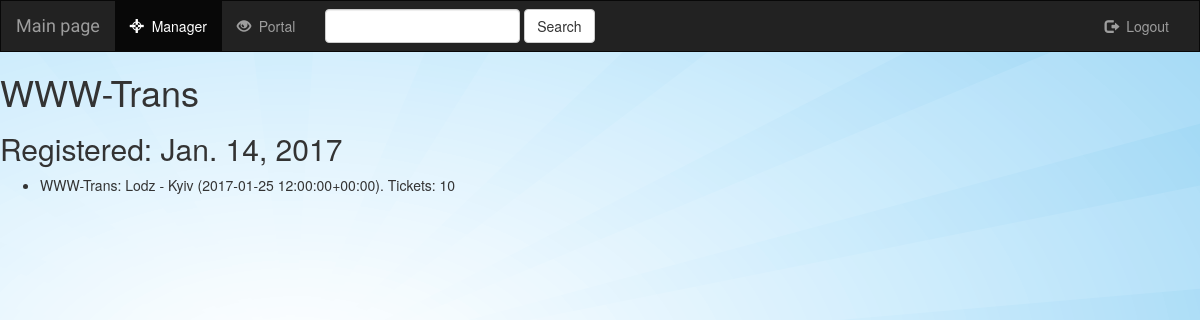
The app's page /manager/carriers/1/, older data.
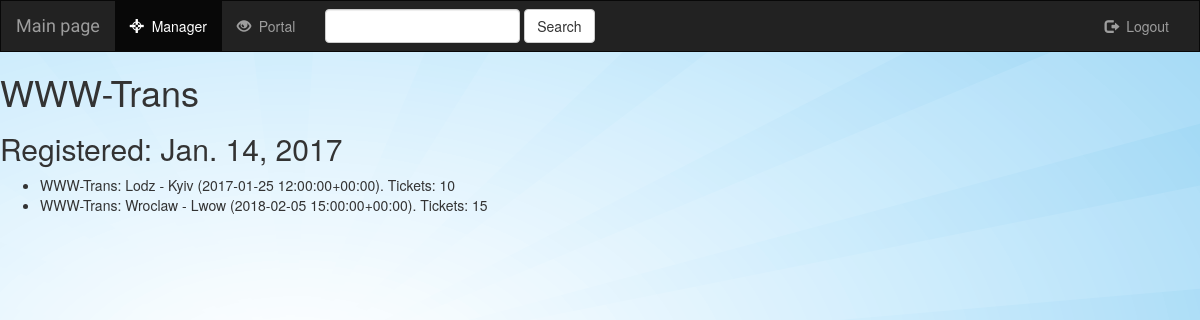
The same page, newer data.
### manager/models.py (models this page shows, shortened)
class Trip(models.Model):
    carrier = models.ForeignKey(Carrier, on_delete=models.CASCADE)
    departure_city = models.CharField(max_length=100)
    arrive_city = models.CharField(max_length=100)
    date = models.DateTimeField()
    quantity = models.IntegerField(default=0)
    def __str__(self):
        return str(self.carrier) + ': ' + str(self.departure_city) + ' - ' + str(self.arrive_city) \
               + ' (' + str(self.date) + '). Tickets: ' + str(self.quantity)

class Carrier(models.Model):
    name = models.CharField(max_length=500)
    register_date = models.DateField()
    def __str__(self):
        return self.name

### manager/views.py (the view)
# urls.py: url(r'^carriers/(?P<pk>[0-9]+)/$', views.DetailCarrierView.as_view(), name='carrier_detail'),
class DetailCarrierView(generic.DetailView):
    model = Carrier
    template_name = 'carriers/detail.html'

### manager/templates/carriers/detail.html (shortened to what this page needs)
{% extends "layouts/master.html" %}
{% block nav_active %}active{% endblock %}
{% block content %}
    <h1>{{carrier.name}}</h1>
    <h2>Registered: {{carrier.register_date}}</h2>
    {% if carrier.trip_set.all %}
        <ul>
            {% for trip in carrier.trip_set.all %}
                <li>{{trip}}</li>
            {% endfor %}
        </ul>
    {% else %}
        <h2>Carrier does not have trips</h2>
    {% endif %}
{% endblock %}

Row changes from the older to the newer data that the page shows:
added Trip: carrier+departure_city+arrive_city "WWW-Trans: Wroclaw - Lwow (2018-02-05 15:00:00+00:00). Tickets: 15"
